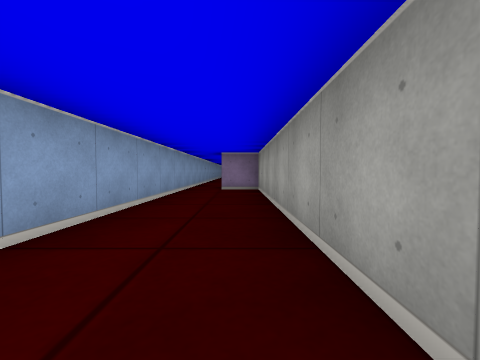
[1] (above)

15 first-person views from a walk through a cub3D ray-caster map. The camera is about half as high as the walls, tilts 2° down and sees 90° across. The floor is counted in squares. Each view is taken from the middle of a square. On the plan, view 1 faces up. The plan holds only what a view shows up to about 9 squares ahead; the rest is blank.

[2]
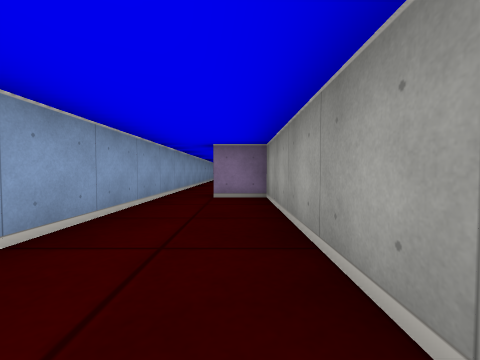

[3]
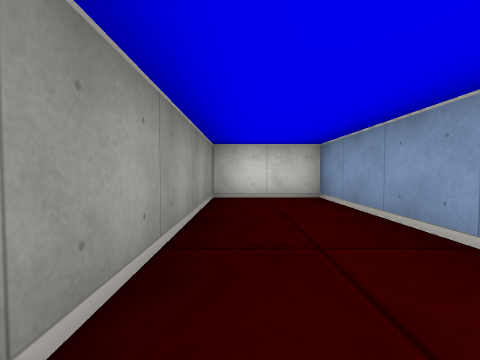

[4]
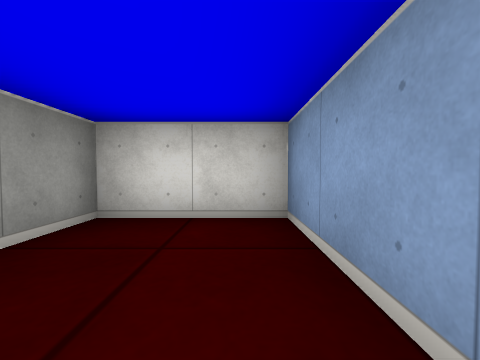

[5]
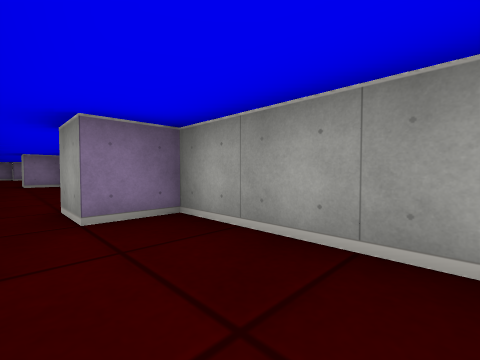

[6]
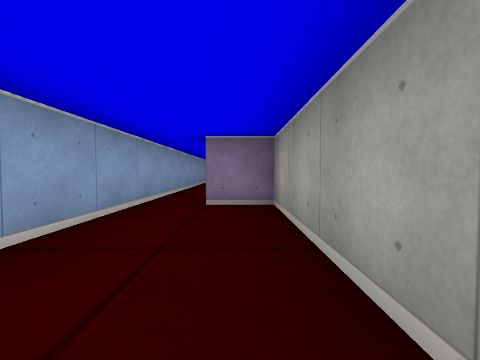

[7]
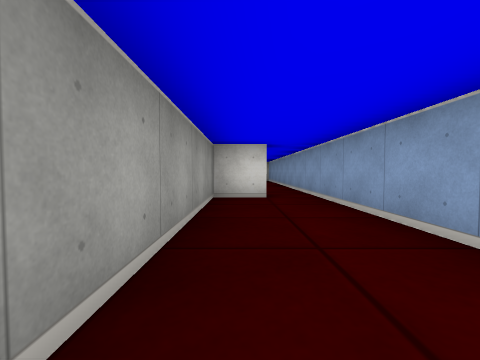

[8]
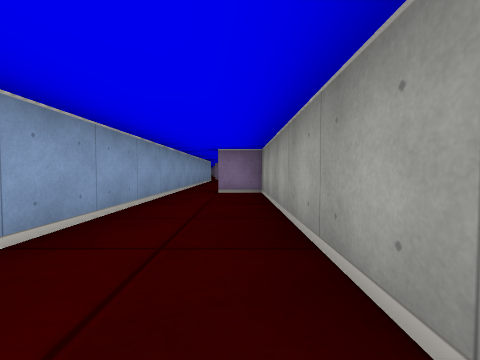

[9]
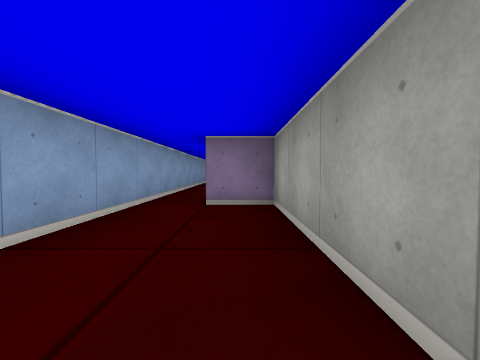

[10]
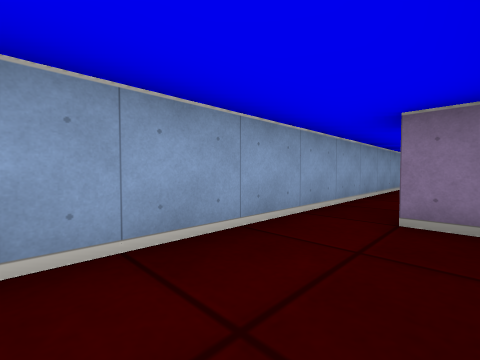

[11]
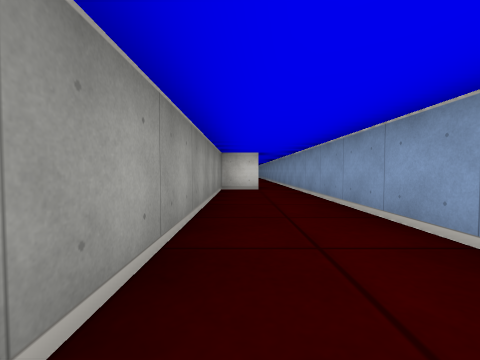

[12]
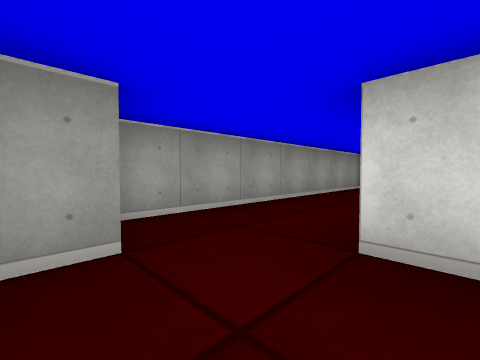

[13]
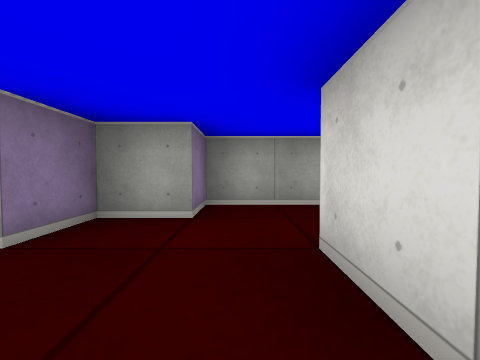

[14]
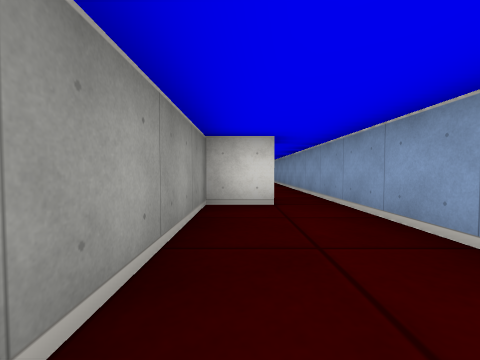

[15]
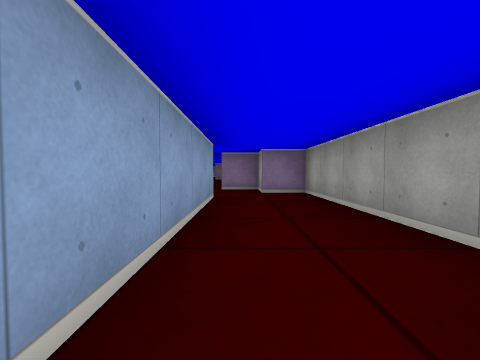

### Floor plan
Points are (right, up) in squares from view 1. A wall is a line through its corners. A room is listed if a view was taken in it or the views show most of it. See-through windows are left out.
Room 1 (views 1, 2, 3, 4, 5, 6)
walls: (-1.5, 7.5) (-1.5, -0.5) (0.5, -0.5) (0.5, 6.5) (-0.5, 6.5) (-0.5, 7.5)
ways out: opening at (-1, 7) to room 2
Room 2 (views 7, 8, 9, 10)
walls: (-1.5, 14.5) (-1.5, 7.5); (-0.5, 7.5) (0.5, 7.5) (0.5, 13.5) (-0.5, 13.5) (-0.5, 14.5)
ways out: opening at (-1, 7) to room 1; opening at (-1, 15) to room 3
Room 3 (views 11, 12, 14, 15)
walls: (-1.5, 20.5) (-1.5, 14.5); (-0.5, 14.5) (0.5, 14.5) (0.5, 21.5) (-0.5, 21.5) (-0.5, 22.5) (-1.5, 22.5)
ways out: opening at (-1, 15) to room 2; opening at (-2.5, 21.8) to room 4
Room 4 (view 13)
walls: (-2.5, 20.5) (-1.5, 20.5)
ways out: opening at (-2.5, 21.8) to room 3

Where each view was taken, in squares from view 1:
view 1: 0 up, 0 right, facing up
view 2: 2 up, 0 right, facing up
view 3: 4 up, 0 right, facing down
view 4: 2 up, 1 left, facing down
view 5: 4 up, 1 left, facing up-right
view 6: 3 up, 0 right, facing up
view 7: 12 up, 0 right, facing down
view 8: 8 up, 0 right, facing up
view 9: 10 up, 0 right, facing up
view 10: 11 up, 0 right, facing up-left
view 11: 21 up, 0 right, facing down
view 12: 22 up, 2 left, facing down-right
view 13: 21 up, 3 left, facing right
view 14: 18 up, 0 right, facing down
view 15: 16 up, 1 left, facing up
